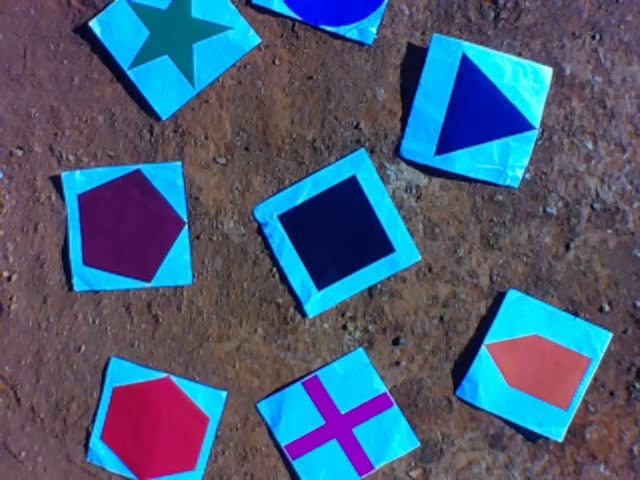
#> input picture assets/13_frame_000004_t6.00s.jpg, 640 x 480 px
$ python calibrador_img_hsv.py
#> lines starting #> are read from the running program, lines starting #| are printed output that depends on the picture; after the words box and inside, x2 and y2 are one past the last pixel; in counts of white or black regions, pixels touching at a corner belong together
import cv2
import numpy as np

def nothing(x):
    pass

# Interface
cv2.namedWindow("Controles HSV")
cv2.resizeWindow("Controles HSV", 600, 300)

# Limites mínimos de HSV
cv2.createTrackbar("H Min", "Controles HSV", 0, 179, nothing)
#> slider 'H Min' is set to 35
cv2.createTrackbar("S Min", "Controles HSV", 0, 255, nothing)
#> slider 'S Min' is set to 51
cv2.createTrackbar("V Min", "Controles HSV", 0, 255, nothing)
#> slider 'V Min' is set to 51

# Limites máximos de HSV
cv2.createTrackbar("H Max", "Controles HSV", 179, 179, nothing)
cv2.createTrackbar("S Max", "Controles HSV", 255, 255, nothing)
cv2.createTrackbar("V Max", "Controles HSV", 255, 255, nothing)

image_path = 'assets/13_frame_000004_t6.00s.jpg'
frame = cv2.imread(image_path)
#> frame is the input picture: shape (480, 640, 3); mean B, G, R 119.6, 93.2, 73.3

if frame is None:
    exit()

hsv_frame = cv2.cvtColor(frame, cv2.COLOR_BGR2HSV)
#> hsv_frame: shape (480, 640, 3); mean H, S, V 114.2, 117.1, 130.1
cv2.imshow("Imagem Original", frame)

while True:

    # --- Leitura dos Valores da UI (em tempo real) ---
    h_min = cv2.getTrackbarPos("H Min", "Controles HSV")
    s_min = cv2.getTrackbarPos("S Min", "Controles HSV")
    v_min = cv2.getTrackbarPos("V Min", "Controles HSV")
    h_max = cv2.getTrackbarPos("H Max", "Controles HSV")
    s_max = cv2.getTrackbarPos("S Max", "Controles HSV")
    v_max = cv2.getTrackbarPos("V Max", "Controles HSV")

    # Criar os arrays de limites
    lower_bound = np.array([h_min, s_min, v_min])
    upper_bound = np.array([h_max, s_max, v_max])

    # Criar a máscara binária (em tempo real)
    color_mask = cv2.inRange(hsv_frame, lower_bound, upper_bound)
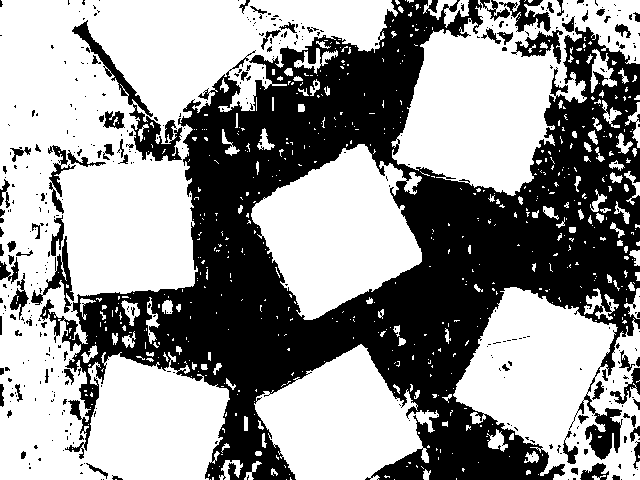
#> color_mask: shape (480, 640); 58.5% white; 412 black regions (334 under 20 px), largest, box (x1, y1, x2, y2) and area: (40, 0, 640, 480) 115553, (72, 20, 182, 161) 2375, (31, 236, 74, 313) 794

    # Exibição da máscara
    cv2.imshow("Mascara (Debug)", color_mask)

    if cv2.waitKey(1) & 0xFF == ord('q'):
#> (key q is pressed here)
        break

cv2.destroyAllWindows()

$ run again, with assets/13_frame_000001_t1.50s.jpg copied over assets/13_frame_000004_t6.00s.jpg
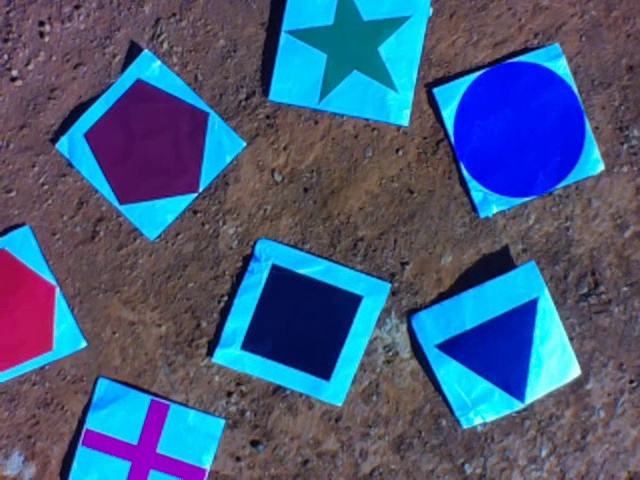
#> input picture assets/13_frame_000001_t1.50s.jpg, 640 x 480 px
#> frame is the input picture: shape (480, 640, 3); mean B, G, R 125.5, 92.1, 69.4
#> hsv_frame: shape (480, 640, 3); mean H, S, V 109.7, 121.8, 134.4
#> `color_mask = cv2.inRange(hsv_frame, lower_bound, upper_bound)`:
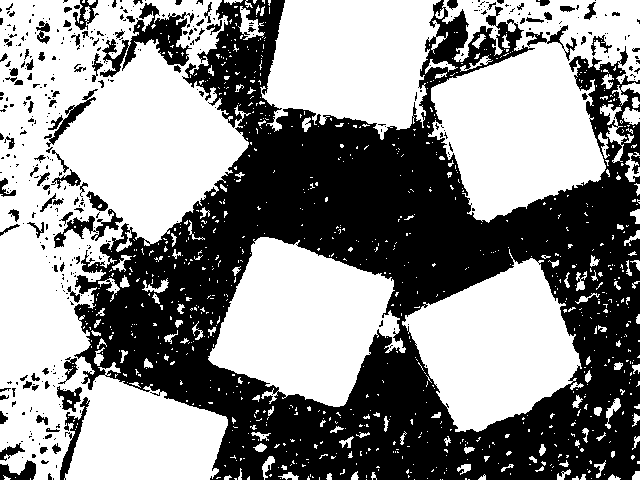
#> color_mask: shape (480, 640); 55.8% white; 431 black regions (333 under 20 px), largest, box (x1, y1, x2, y2) and area: (74, 0, 640, 480) 124063, (100, 3, 194, 77) 2364, (54, 209, 123, 248) 728
